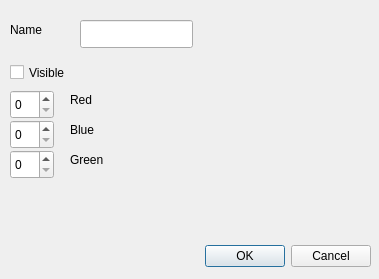
<?xml version="1.0" encoding="UTF-8"?>
<ui version="4.0">
 <class>OptionDialog</class>
 <widget class="QDialog" name="OptionDialog">
  <property name="geometry">
   <rect>
    <x>0</x>
    <y>0</y>
    <width>379</width>
    <height>279</height>
   </rect>
  </property>
  <property name="windowTitle">
   <string>Dialog</string>
  </property>
  <widget class="QDialogButtonBox" name="buttonBox">
   <property name="geometry">
    <rect>
     <x>30</x>
     <y>240</y>
     <width>341</width>
     <height>32</height>
    </rect>
   </property>
   <property name="orientation">
    <enum>Qt::Orientation::Horizontal</enum>
   </property>
   <property name="standardButtons">
    <set>QDialogButtonBox::StandardButton::Cancel|QDialogButtonBox::StandardButton::Ok</set>
   </property>
  </widget>
  <widget class="QLabel" name="label">
   <property name="geometry">
    <rect>
     <x>10</x>
     <y>20</y>
     <width>63</width>
     <height>20</height>
    </rect>
   </property>
   <property name="text">
    <string>Name</string>
   </property>
  </widget>
  <widget class="QLineEdit" name="nameLineEdit">
   <property name="geometry">
    <rect>
     <x>80</x>
     <y>20</y>
     <width>113</width>
     <height>28</height>
    </rect>
   </property>
  </widget>
  <widget class="QCheckBox" name="checkBox">
   <property name="geometry">
    <rect>
     <x>10</x>
     <y>60</y>
     <width>92</width>
     <height>25</height>
    </rect>
   </property>
   <property name="text">
    <string>Visible</string>
   </property>
  </widget>
  <widget class="QSpinBox" name="redSpinBox">
   <property name="geometry">
    <rect>
     <x>10</x>
     <y>90</y>
     <width>44</width>
     <height>29</height>
    </rect>
   </property>
   <property name="sizePolicy">
    <sizepolicy hsizetype="Expanding" vsizetype="Fixed">
     <horstretch>0</horstretch>
     <verstretch>0</verstretch>
    </sizepolicy>
   </property>
   <property name="maximum">
    <number>255</number>
   </property>
  </widget>
  <widget class="QSpinBox" name="blueSpinBox">
   <property name="geometry">
    <rect>
     <x>10</x>
     <y>120</y>
     <width>44</width>
     <height>29</height>
    </rect>
   </property>
   <property name="sizePolicy">
    <sizepolicy hsizetype="Expanding" vsizetype="Fixed">
     <horstretch>0</horstretch>
     <verstretch>0</verstretch>
    </sizepolicy>
   </property>
   <property name="maximum">
    <number>255</number>
   </property>
  </widget>
  <widget class="QSpinBox" name="greenSpinBox">
   <property name="geometry">
    <rect>
     <x>10</x>
     <y>150</y>
     <width>44</width>
     <height>29</height>
    </rect>
   </property>
   <property name="sizePolicy">
    <sizepolicy hsizetype="Expanding" vsizetype="Fixed">
     <horstretch>0</horstretch>
     <verstretch>0</verstretch>
    </sizepolicy>
   </property>
   <property name="maximum">
    <number>255</number>
   </property>
  </widget>
  <widget class="QLabel" name="label_2">
   <property name="geometry">
    <rect>
     <x>70</x>
     <y>90</y>
     <width>63</width>
     <height>20</height>
    </rect>
   </property>
   <property name="text">
    <string>Red</string>
   </property>
  </widget>
  <widget class="QLabel" name="label_3">
   <property name="geometry">
    <rect>
     <x>70</x>
     <y>120</y>
     <width>63</width>
     <height>20</height>
    </rect>
   </property>
   <property name="text">
    <string>Blue</string>
   </property>
  </widget>
  <widget class="QLabel" name="label_4">
   <property name="geometry">
    <rect>
     <x>70</x>
     <y>150</y>
     <width>63</width>
     <height>20</height>
    </rect>
   </property>
   <property name="text">
    <string>Green</string>
   </property>
  </widget>
 </widget>
 <resources/>
 <connections>
  <connection>
   <sender>buttonBox</sender>
   <signal>accepted()</signal>
   <receiver>OptionDialog</receiver>
   <slot>accept()</slot>
   <hints>
    <hint type="sourcelabel">
     <x>248</x>
     <y>254</y>
    </hint>
    <hint type="destinationlabel">
     <x>157</x>
     <y>274</y>
    </hint>
   </hints>
  </connection>
  <connection>
   <sender>buttonBox</sender>
   <signal>rejected()</signal>
   <receiver>OptionDialog</receiver>
   <slot>reject()</slot>
   <hints>
    <hint type="sourcelabel">
     <x>316</x>
     <y>260</y>
    </hint>
    <hint type="destinationlabel">
     <x>286</x>
     <y>274</y>
    </hint>
   </hints>
  </connection>
 </connections>
</ui>
